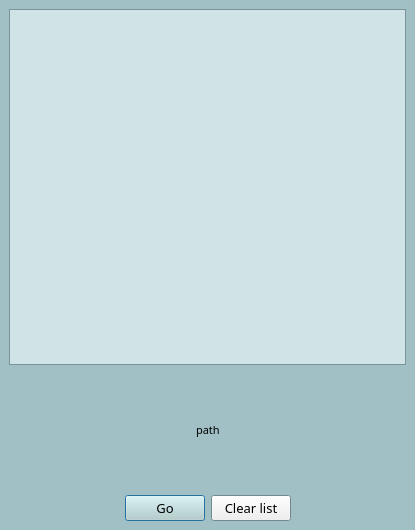
<?xml version="1.0" encoding="UTF-8"?>
<ui version="4.0">
 <class>dxx</class>
 <widget class="QDialog" name="dxx">
  <property name="enabled">
   <bool>true</bool>
  </property>
  <property name="geometry">
   <rect>
    <x>0</x>
    <y>0</y>
    <width>415</width>
    <height>530</height>
   </rect>
  </property>
  <property name="palette">
   <palette>
    <active>
     <colorrole role="Base">
      <brush brushstyle="SolidPattern">
       <color alpha="255">
        <red>208</red>
        <green>228</green>
        <blue>231</blue>
       </color>
      </brush>
     </colorrole>
     <colorrole role="Window">
      <brush brushstyle="SolidPattern">
       <color alpha="255">
        <red>160</red>
        <green>192</green>
        <blue>198</blue>
       </color>
      </brush>
     </colorrole>
    </active>
    <inactive>
     <colorrole role="Base">
      <brush brushstyle="SolidPattern">
       <color alpha="255">
        <red>208</red>
        <green>228</green>
        <blue>231</blue>
       </color>
      </brush>
     </colorrole>
     <colorrole role="Window">
      <brush brushstyle="SolidPattern">
       <color alpha="255">
        <red>160</red>
        <green>192</green>
        <blue>198</blue>
       </color>
      </brush>
     </colorrole>
    </inactive>
    <disabled>
     <colorrole role="Base">
      <brush brushstyle="SolidPattern">
       <color alpha="255">
        <red>160</red>
        <green>192</green>
        <blue>198</blue>
       </color>
      </brush>
     </colorrole>
     <colorrole role="Window">
      <brush brushstyle="SolidPattern">
       <color alpha="255">
        <red>160</red>
        <green>192</green>
        <blue>198</blue>
       </color>
      </brush>
     </colorrole>
    </disabled>
   </palette>
  </property>
  <property name="font">
   <font>
    <family>Droid Sans Mono</family>
   </font>
  </property>
  <property name="windowTitle">
   <string>File to Dir v003ex</string>
  </property>
  <property name="locale">
   <locale language="Ukrainian" country="Ukraine"/>
  </property>
  <layout class="QGridLayout">
   <property name="margin">
    <number>9</number>
   </property>
   <property name="spacing">
    <number>6</number>
   </property>
   <item row="5" column="0">
    <layout class="QHBoxLayout">
     <property name="spacing">
      <number>6</number>
     </property>
     <property name="margin">
      <number>0</number>
     </property>
     <item>
      <spacer name="horizontalSpacer">
       <property name="orientation">
        <enum>Qt::Horizontal</enum>
       </property>
       <property name="sizeHint" stdset="0">
        <size>
         <width>40</width>
         <height>20</height>
        </size>
       </property>
      </spacer>
     </item>
     <item>
      <widget class="QPushButton" name="godir1">
       <property name="palette">
        <palette>
         <active>
          <colorrole role="Button">
           <brush brushstyle="SolidPattern">
            <color alpha="255">
             <red>191</red>
             <green>212</green>
             <blue>204</blue>
            </color>
           </brush>
          </colorrole>
         </active>
         <inactive>
          <colorrole role="Button">
           <brush brushstyle="SolidPattern">
            <color alpha="255">
             <red>191</red>
             <green>212</green>
             <blue>204</blue>
            </color>
           </brush>
          </colorrole>
         </inactive>
         <disabled>
          <colorrole role="Button">
           <brush brushstyle="SolidPattern">
            <color alpha="255">
             <red>191</red>
             <green>212</green>
             <blue>204</blue>
            </color>
           </brush>
          </colorrole>
         </disabled>
        </palette>
       </property>
       <property name="font">
        <font>
         <family>Droid Sans</family>
         <pointsize>10</pointsize>
        </font>
       </property>
       <property name="text">
        <string>Go</string>
       </property>
      </widget>
     </item>
     <item>
      <widget class="QPushButton" name="cl02">
       <property name="font">
        <font>
         <family>Droid Sans</family>
         <pointsize>10</pointsize>
        </font>
       </property>
       <property name="text">
        <string>Clear list</string>
       </property>
      </widget>
     </item>
     <item>
      <spacer name="horizontalSpacer_2">
       <property name="orientation">
        <enum>Qt::Horizontal</enum>
       </property>
       <property name="sizeHint" stdset="0">
        <size>
         <width>40</width>
         <height>20</height>
        </size>
       </property>
      </spacer>
     </item>
    </layout>
   </item>
   <item row="0" column="0" rowspan="3">
    <widget class="QListWidget" name="list">
     <property name="palette">
      <palette>
       <active>
        <colorrole role="Text">
         <brush brushstyle="SolidPattern">
          <color alpha="255">
           <red>17</red>
           <green>18</green>
           <blue>19</blue>
          </color>
         </brush>
        </colorrole>
       </active>
       <inactive>
        <colorrole role="Text">
         <brush brushstyle="SolidPattern">
          <color alpha="255">
           <red>17</red>
           <green>18</green>
           <blue>19</blue>
          </color>
         </brush>
        </colorrole>
       </inactive>
       <disabled>
        <colorrole role="Text">
         <brush brushstyle="SolidPattern">
          <color alpha="255">
           <red>106</red>
           <green>104</green>
           <blue>100</blue>
          </color>
         </brush>
        </colorrole>
       </disabled>
      </palette>
     </property>
     <property name="font">
      <font>
       <family>Droid Serif</family>
       <pointsize>10</pointsize>
      </font>
     </property>
    </widget>
   </item>
   <item row="3" column="0">
    <layout class="QGridLayout" name="gridLayout">
     <item row="0" column="1">
      <widget class="QLabel" name="label">
       <property name="font">
        <font>
         <pointsize>8</pointsize>
        </font>
       </property>
       <property name="text">
        <string>path</string>
       </property>
      </widget>
     </item>
     <item row="0" column="0">
      <spacer name="horizontalSpacer_3">
       <property name="orientation">
        <enum>Qt::Horizontal</enum>
       </property>
       <property name="sizeHint" stdset="0">
        <size>
         <width>40</width>
         <height>20</height>
        </size>
       </property>
      </spacer>
     </item>
     <item row="0" column="2">
      <spacer name="horizontalSpacer_4">
       <property name="orientation">
        <enum>Qt::Horizontal</enum>
       </property>
       <property name="sizeHint" stdset="0">
        <size>
         <width>40</width>
         <height>20</height>
        </size>
       </property>
      </spacer>
     </item>
    </layout>
   </item>
  </layout>
 </widget>
 <resources/>
 <connections>
  <connection>
   <sender>cl02</sender>
   <signal>clicked()</signal>
   <receiver>list</receiver>
   <slot>clear()</slot>
   <hints>
    <hint type="sourcelabel">
     <x>92</x>
     <y>112</y>
    </hint>
    <hint type="destinationlabel">
     <x>279</x>
     <y>123</y>
    </hint>
   </hints>
  </connection>
 </connections>
</ui>
